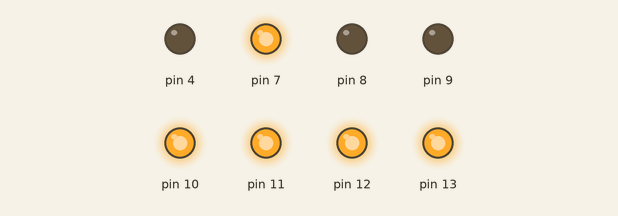
Simulated run of this sketch. Board: Arduino Uno, built with avr-gcc and run on an emulated ATmega328P. Shown: output pins drawn as LEDs (lit = HIGH).

Above: at 2.0 s.
At 5.0 s:
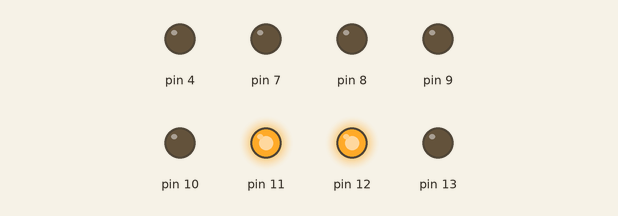
At 9.0 s:
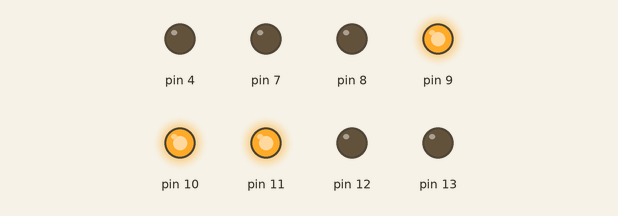
At 11.0 s:
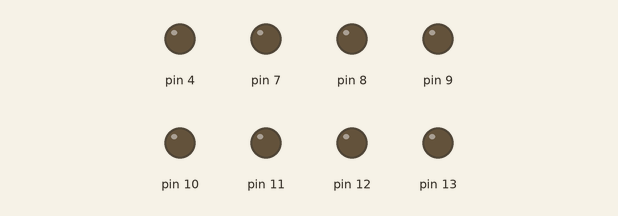
At 16.0 s:
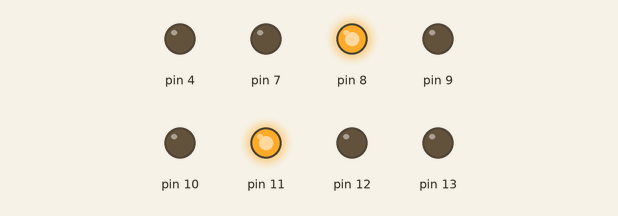
Timing chart, 0 to 23.4 s (numbered marks = the images above):
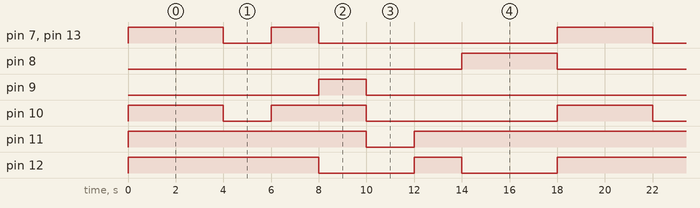

Measured:
- by itself, pin 7, pin 13: repeats every 18.0 s: LOW 2.0 s, HIGH 2.0 s, LOW 10.0 s, HIGH 4.0 s
- by itself, pin 8: alternates HIGH for 4.0 s and LOW for 14.0 s
- by itself, pin 9: alternates HIGH for 2.0 s and LOW for 16.0 s
- by itself, pin 10: repeats every 18.0 s: LOW 2.0 s, HIGH 4.0 s, LOW 8.0 s, HIGH 4.0 s
- by itself, pin 11: repeats every 18.0 s: LOW 2.0 s, HIGH 16.0 s
- by itself, pin 12: repeats every 18.0 s: LOW 4.0 s, HIGH 2.0 s, LOW 4.0 s, HIGH 8.0 s

The sketch:

LED_cathode_11910355.ino
```cpp
void setup()
{
pinMode(13,OUTPUT);
pinMode(12,OUTPUT);
pinMode(11,OUTPUT);
pinMode(10,OUTPUT);
pinMode(9,OUTPUT);
pinMode(8,OUTPUT);
pinMode(7,OUTPUT);
pinMode(4,OUTPUT);
}
void loop()
{
digitalWrite(13,HIGH);
digitalWrite(12,HIGH);
digitalWrite(11,HIGH);
digitalWrite(10,HIGH);
digitalWrite(9,LOW);
digitalWrite(8,LOW);
digitalWrite(7,HIGH);//1
digitalWrite(4,LOW);

 delay(2000);
digitalWrite(13,HIGH);
digitalWrite(12,HIGH);
digitalWrite(11,HIGH);
digitalWrite(10,HIGH);
digitalWrite(9,LOW);
digitalWrite(8,LOW);//1
digitalWrite(7,HIGH);
digitalWrite(4,LOW);

 delay(2000);
  digitalWrite(13,LOW);
digitalWrite(12,HIGH);
digitalWrite(11,HIGH);
digitalWrite(10,LOW);
digitalWrite(9,LOW);
digitalWrite(8,LOW);//9
digitalWrite(7,LOW);
digitalWrite(4,LOW);

 delay(2000);
digitalWrite(13,HIGH);
digitalWrite(12,HIGH);
digitalWrite(11,HIGH);
digitalWrite(10,HIGH);
digitalWrite(9,LOW);
digitalWrite(8,LOW);//1
digitalWrite(7,HIGH);
digitalWrite(4,LOW);

 delay(2000);
digitalWrite(13,LOW);
digitalWrite(12,LOW);
digitalWrite(11,HIGH);
digitalWrite(10,HIGH);
digitalWrite(9,HIGH);
digitalWrite(8,LOW);//1
digitalWrite(7,LOW);
digitalWrite(4,LOW);

 delay(2000);

digitalWrite(13,LOW);
digitalWrite(12,LOW);
digitalWrite(11,LOW);
digitalWrite(10,LOW);
digitalWrite(9,LOW);
digitalWrite(8,LOW);//0
digitalWrite(7,LOW);
digitalWrite(4,LOW);

 delay(2000);
digitalWrite(13,LOW);
digitalWrite(12,HIGH);
digitalWrite(11,HIGH);
digitalWrite(10,LOW);
digitalWrite(9,LOW);
digitalWrite(8,LOW);//3
digitalWrite(7,LOW);
digitalWrite(4,LOW);

 delay(2000);
digitalWrite(13,LOW);
digitalWrite(12,LOW);
digitalWrite(11,HIGH);
digitalWrite(10,LOW);
digitalWrite(9,LOW);
digitalWrite(8,HIGH);//5
digitalWrite(7,LOW);
digitalWrite(4,LOW);

 delay(2000);
digitalWrite(13,LOW);
digitalWrite(12,LOW);
digitalWrite(11,HIGH);
digitalWrite(10,LOW);
digitalWrite(9,LOW);
digitalWrite(8,HIGH);//5
digitalWrite(7,LOW);
digitalWrite(4,LOW);

 delay(2000);
}
```
